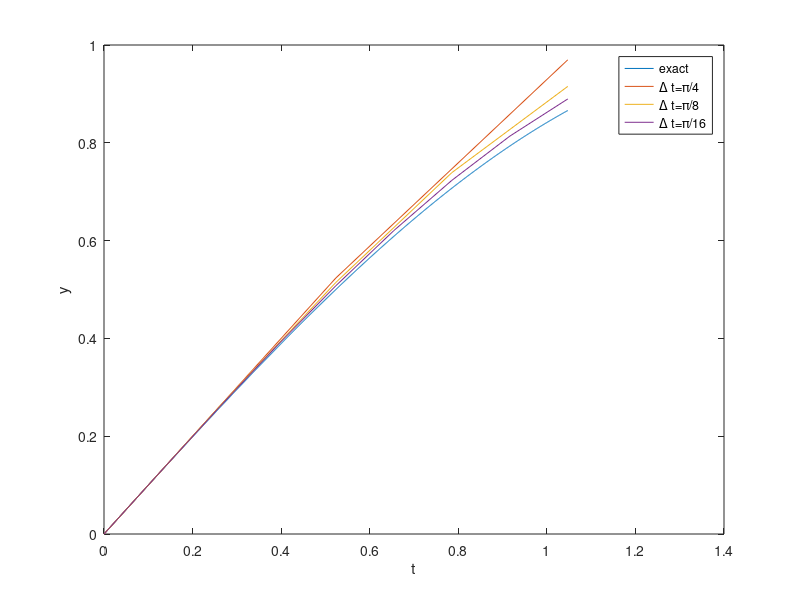

Here is the MATLAB script that generated this plot:
% clean all the variables
clear
close all

% plot the exact solution
figure;
t1 = linspace(0,pi/3,1025);
plot(t1, sin(t1));
xlabel('t');
ylabel('y');
hold on

% the number of intervals
n = [2,4,8];
% the list of Delta t we want to explore
Deltat = 1 ./n * pi / 3;

% for each precision
for j = 1:numel(n)
    
    % clean the variables
    
    % set up the initial condition
    y0 = 0;
    t0 = 0;
    
    y(1) = y0;
    t(1) = t0;
    
    % the time step
    dt = Deltat(j);
    
    % the Euler method, total n(j) steps to reach t=pi/2
    for i = 1:n(j)
        % the time for each time step
        t(i+1) = t(i) + dt;
        % the 
        y(i+1) = y(i) + sqrt(1-y(i)^2) * dt;
    end
    
    % add the plot
    plot(t, y);

end

legend('exact','\Delta t=\pi/4','\Delta t=\pi/8', '\Delta t=\pi/16');

hold off
    
